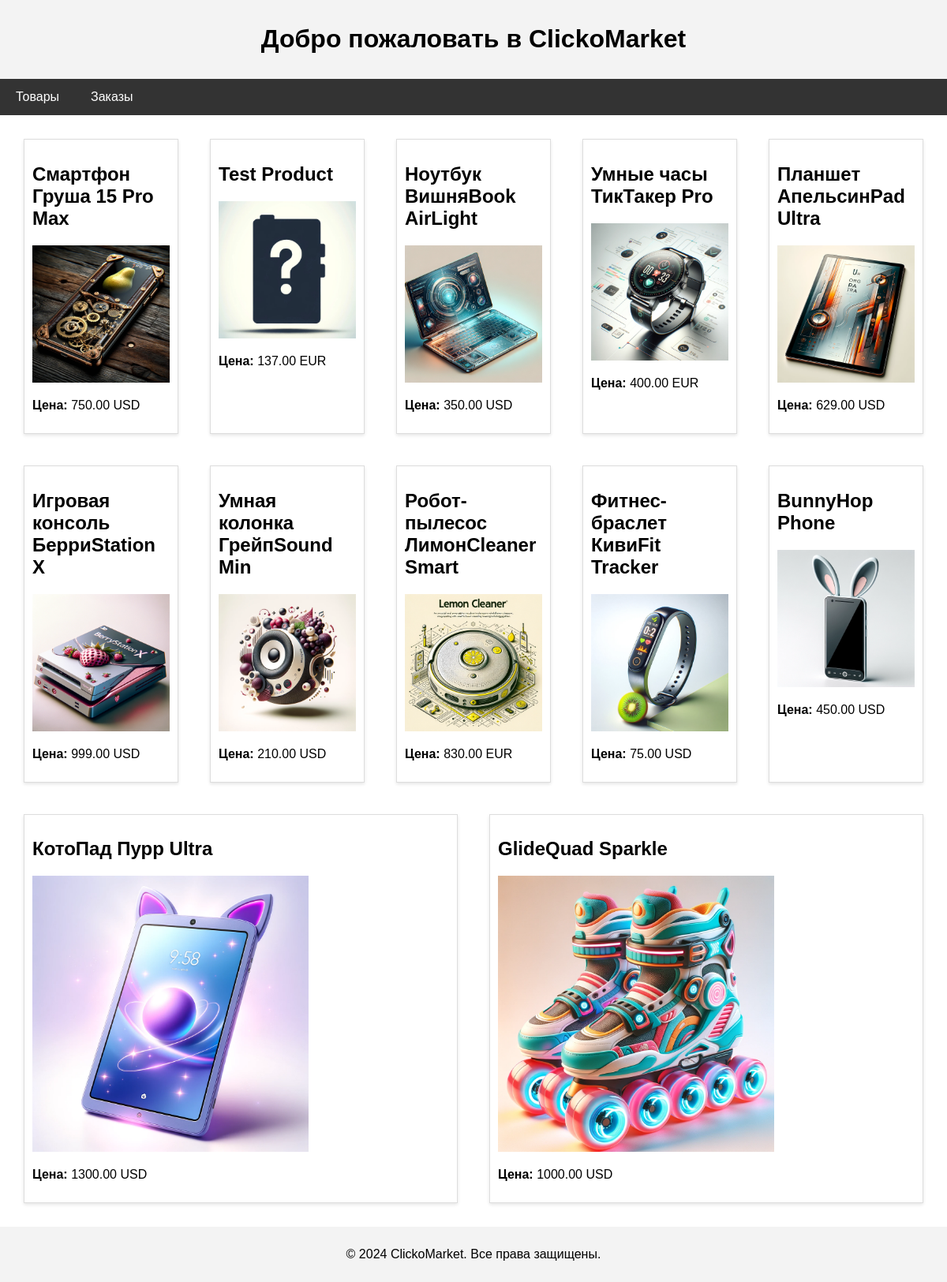
The page / on the database its author committed.
### payclick/models.py (models this page shows, shortened)
class Item(models.Model):
    CURRENCY_CHOICES = [
        ('USD', 'US Dollar'),
        ('EUR', 'Euro'),
    ]
    name = models.CharField(max_length=100)
    description = models.TextField()
    price = models.IntegerField()  # cents
    image = models.ImageField(upload_to='products/', blank=True, null=True)
    currency = models.CharField(max_length=3, choices=CURRENCY_CHOICES, default='USD')
    def get_display_price(self):
        return '{0:.2f}'.format(self.price / 100)

### payclick/views.py (the view)
# urls.py: path('', ItemListView.as_view(), name='catalog'),
class ItemListView(ListView):
    template_name = 'payclick/catalog.html'
    model = Item
    context_object_name = 'items'
    def get_context_data(self, **kwargs):
        context = super(ItemListView, self).get_context_data(**kwargs)
        context['MEDIA_URL'] = settings.MEDIA_URL
        return context

### templates/payclick/catalog.html (shortened to what this page needs)
{% extends "base.html" %}
{% block content %}
<div class="catalog-container">
    {% for item in items %}
    <a href="{% url 'payclick:item' item.id %}" class="product-detail">
        <h2>{{ item.name }}</h2>
        <img src="{% if item.image %}{{ item.image.url }}{% else %}{{ MEDIA_URL }}products/pusto.jpg{% endif %}"
             alt="{{ item.name }}" class="product-image">
        <p><strong>Цена:</strong> {{ item.get_display_price }} {{ item.currency }}</p>
    </a>
    {% empty %}
    <p>Товары не найдены.</p>
    {% endfor %}
</div>
{% endblock %}

### templates/base.html (style rules this page uses)
body { font-family: Arial, sans-serif; margin: 0; padding: 0; }

### templates/payclick/catalog.html (style rules this page uses)
.catalog-container { display: flex; flex-wrap: wrap; gap: 20px; }
.product-detail { flex: 1 1 calc(13% - 20px); border: 1px solid #ddd; padding: 10px; box-shadow: 0 2px 4px rgba(0, 0, 0, 0.1); text-decoration: none; color: inherit; margin: 10px; }
.product-image { width: 350px; max-width: 100%; height: auto; }

### rows shown on the page
Item: name "Смартфон Груша 15 Pro Max", image (picture), get_display_price "750.00", currency "USD"
Item: name "Test Product", shows a picture, get_display_price "137.00", currency "EUR"
Item: name "Ноутбук ВишняBook AirLight", image (picture), get_display_price "350.00", currency "USD"
Item: name "Умные часы ТикТакер Pro", image (picture), get_display_price "400.00", currency "EUR"
Item: name "Планшет АпельсинPad Ultra", image (picture), get_display_price "629.00", currency "USD"
Item: name "Игровая консоль БерриStation X", image (picture), get_display_price "999.00", currency "USD"
Item: name "Умная колонка ГрейпSound Min", image (picture), get_display_price "210.00", currency "USD"
Item: name "Робот-пылесос ЛимонCleaner Smart", image (picture), get_display_price "830.00", currency "EUR"
Item: name "Фитнес-браслет КивиFit Tracker", image (picture), get_display_price "75.00", currency "USD"
Item: name "BunnyHop Phone", image (picture), get_display_price "450.00", currency "USD"
Item: name "КотоПад Пурр Ultra", image (picture), get_display_price "1300.00", currency "USD"
Item: name "GlideQuad Sparkle", image (picture), get_display_price "1000.00", currency "USD"
